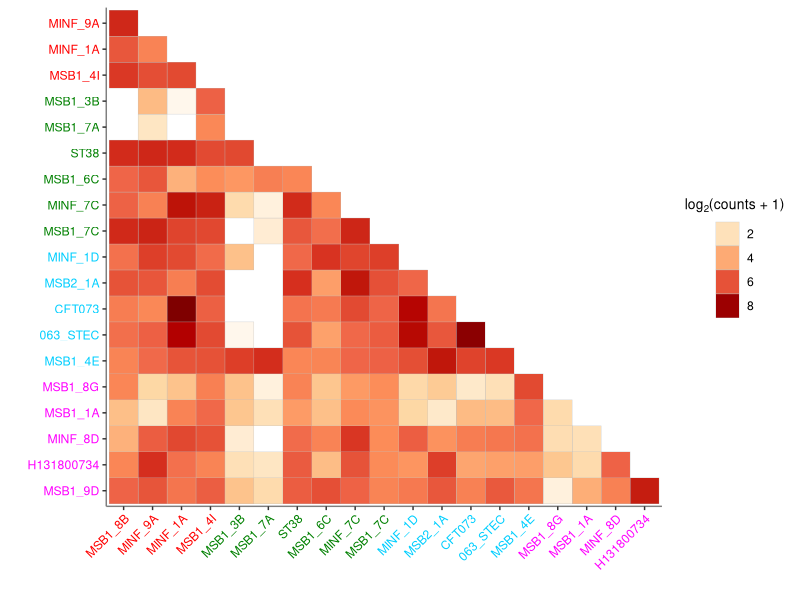

This chart was generated by the following R code:
#=====================
# setup
#=====================
library(data.table)
library(ggplot2)
library(pheatmap)
library(reshape)
library(RColorBrewer)
library(tidyverse)


#=====================
# Read in data
#=====================
count_df_dat <- fread("two_SNP_heatmap_count_df.csv", header=TRUE,
                      sep=",")

count_df<-as.data.frame(pivot_wider(count_df_dat, names_from = FIRST_SAMPLE, 
                      values_from = count))

#=====================
# Set ordering for plot
#=====================

samples_ordered_by_clade =c("MSB1_9D","H131800734","MINF_8D","MSB1_1A","MSB1_8G","MSB1_4E",
                            "063_STEC","CFT073","MSB2_1A","MINF_1D","MSB1_7C","MINF_7C","MSB1_6C",
                            "ST38","MSB1_7A","MSB1_3B","MSB1_4I","MINF_1A","MINF_9A","MSB1_8B")

#===============================================================
# Set order, convert  df > mat > df to get upper matrix
#===============================================================
rownames(count_df)<-count_df$SECOND_SAMPLE
count_df<-count_df[,2:ncol(count_df)]

sample_index_col = as.vector(match(samples_ordered_by_clade,
                            colnames(count_df)))

sample_index_row = as.vector(match(samples_ordered_by_clade,
                                   rownames(count_df)))


count_df = count_df[sample_index_row,sample_index_col] 


countmat <-data.matrix(count_df)


countmat[lower.tri(countmat)] = NA


#=====================
# Melt and plot data
#=====================
count_df_plot<-as.data.frame(countmat)
count_df_plot$SECOND_SAMPLE<-rownames(count_df)


count_melt <-na.omit(melt(count_df_plot, 'SECOND_SAMPLE', 
                  variable_name='FIRST_SAMPLE'))

count_melt$FIRST_SAMPLE <- factor(count_melt$FIRST_SAMPLE, 
                          levels=rev(samples_ordered_by_clade))

count_melt$SECOND_SAMPLE <- factor(count_melt$SECOND_SAMPLE, 
                                  levels=samples_ordered_by_clade)

# Custom label for legend
custom_label= expression(paste("log"[2]*"(counts + 1)"))


# Set up colour ramps based on order of plotting for each axis
sample_to_colour_forward = c(rep("#FF00FF", 5), rep("#00ceffff", 5),
                     rep("#008000ff",6), rep("#FF0000", 4))
 
sample_to_colour_reverse = c( 
                              rep("#FF0000", 4), rep("#008000ff",6),
                             rep("#00ceffff", 5),rep("#FF00FF", 5))


pal <- brewer.pal(9, "OrRd")

#=====================
# heatmap
#=====================
heatmap_fig = ggplot(count_melt, aes(FIRST_SAMPLE, SECOND_SAMPLE)) +
  theme_bw() +
  xlab('') +
  ylab('') +
  geom_tile(aes(fill= log(value+1)), color='gray') +
  scale_fill_gradientn(colours = pal)  + 
  theme_bw() + 
  theme(panel.border = element_blank(), 
        panel.grid.major = element_blank(),
        panel.grid.minor = element_blank(), 
        axis.line = element_line(colour = "grey50")) +
  theme(axis.text.x = element_text(angle = 45, hjust =1)) + 
  guides(fill=guide_legend(title=custom_label)) +
  theme(legend.title = element_text(size=10)) +
  theme(legend.title.align = 0.5) +
  theme(axis.text.x = element_text(colour = sample_to_colour_reverse)) +
  theme(axis.text.y = element_text(colour = sample_to_colour_forward))

ggsave(heatmap_fig, file="two_SNP_heatmap.png", width=7, height=5, dpi=300)
